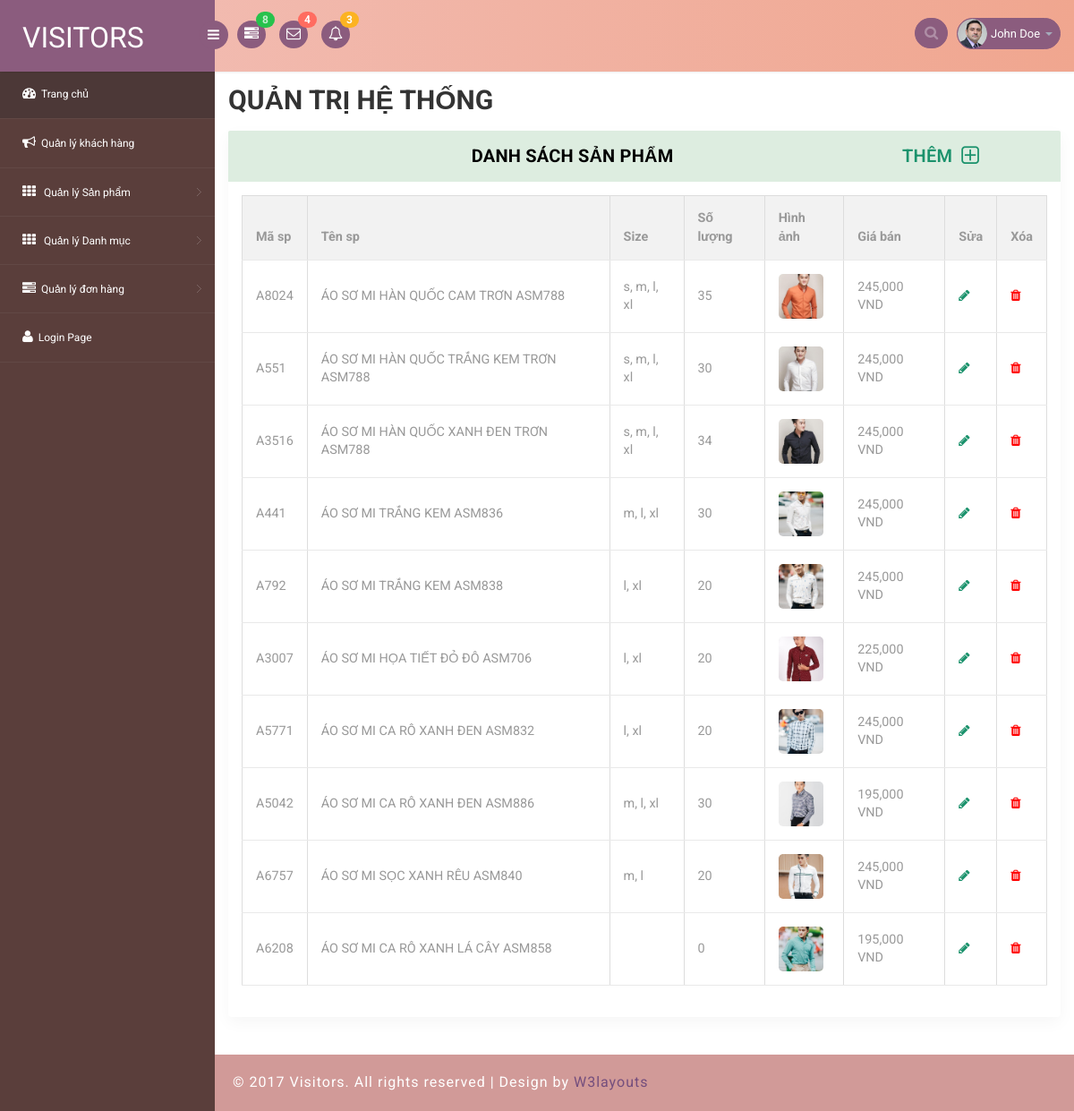
/admin1/basic_table.php, run on an earlier commit of the app's database.
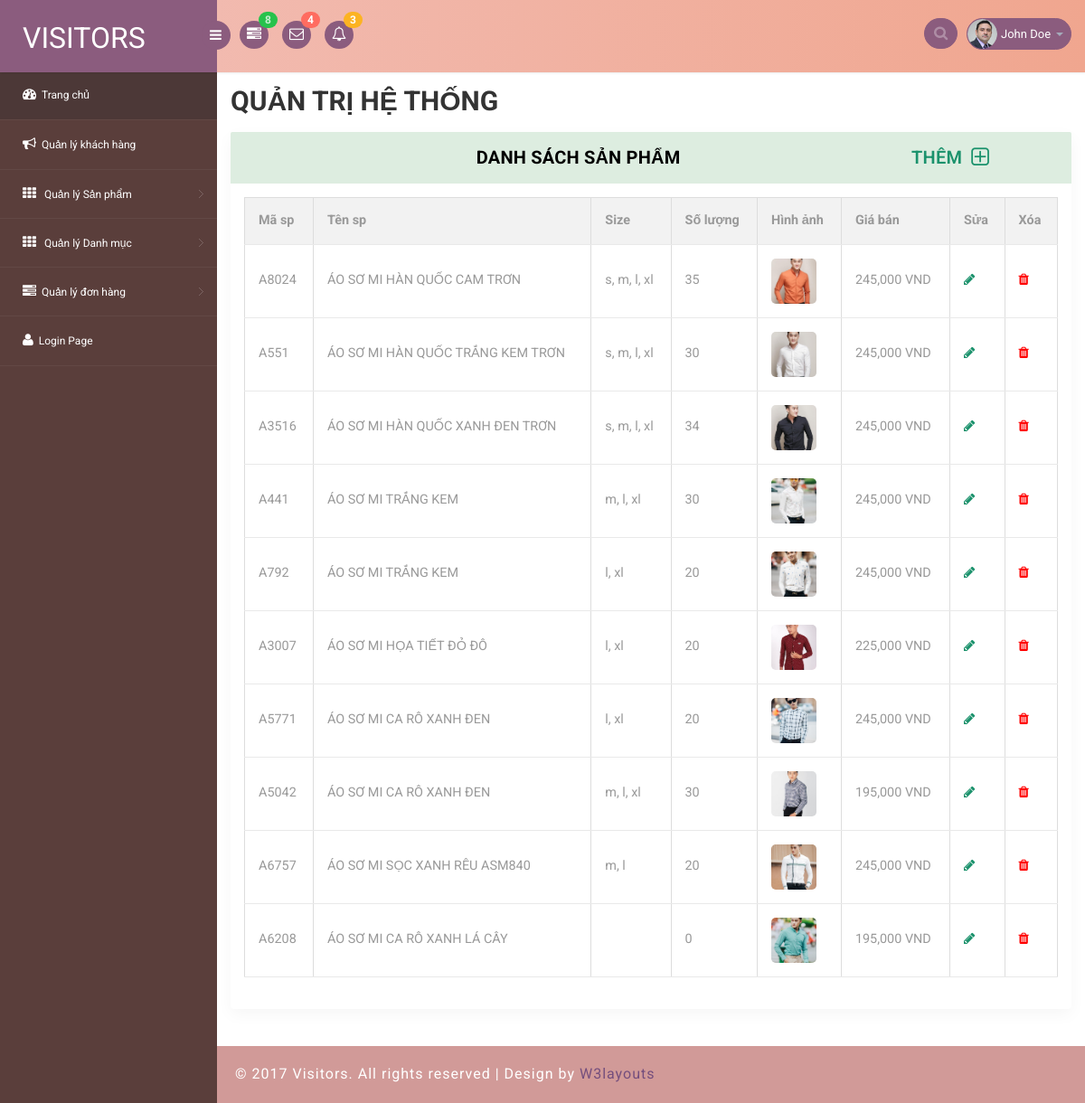
And on a later commit of the database.
### tables this page shows
CREATE TABLE `tb_product` (
  `id_product` int(11) NOT NULL,
  `code_product` char(10) NOT NULL,
  `name_product` varchar(255) NOT NULL,
  `id_category` int(11) NOT NULL,
  `id_label` int(11) NOT NULL,
  `image` text NOT NULL,
  `image_thump` text NOT NULL,
  `price_product` int(11) NOT NULL,
  `saleprice_product` int(11) NOT NULL,
  `describe_product` text NOT NULL,
  `size_product` char(255) NOT NULL,
  `view_product` int(11) NOT NULL,
  `date_product` date NOT NULL,
  `status_product` char(2) NOT NULL
);

### admin1/basic_table.php (the view, shortened to what the changed rows need)
<!DOCTYPE html>
<html>
<head>
<link rel="stylesheet" href="css/bootstrap.min.css" >
<link href="css/style.css" rel='stylesheet' type='text/css' />
<link href="css/style-responsive.css" rel="stylesheet"/>
<link rel="stylesheet" href="css/font.css" type="text/css"/>
<link href="css/font-awesome.css" rel="stylesheet">
<link rel="stylesheet" href="css/morris.css" type="text/css"/>
<link rel="stylesheet" href="css/monthly.css">
</head>
<body>
<section id="container">
<section id="main-content">
  <section class="wrapper">
    <div class="row">
      <div class="col-md-12">
        <h2 style="margin:0 0 18px; font-weight:700;">QUẢN TRỊ HỆ THỐNG</h2>
      </div>
    </div>
    <div class="row">
      <div class="col-md-12">
        <div class="panel panel-default" style="box-shadow:0 6px 18px rgba(0,0,0,0.04);">
          <div class="panel-body">
            <div class="table-responsive">
               <table class="table table-bordered table-hover" >
        <thead style="background: #f2f2f2;">
            <tr>
                <th>Mã sp</th>
                <th>Tên sp</th>
                <th>Size</th>
                <th>Số lượng</th>
                <th>Hình ảnh</th>
                <th>Giá bán</th>
                <th>Sửa</th>
                <th>Xóa</th>
            </tr>
        </thead>
        <tbody>
        <?php
        include('inc/myconnect.php');
        $limit = 10;
        $page = isset($_GET['p']) ? $_GET['p'] : 1;
        $start = ($page - 1) * $limit;
        if(isset($_GET['btn-search']) && !empty($_GET['text_search'])){
            $text_search = mysqli_real_escape_string($dbc, $_GET['text_search']);
            $sql = "SELECT * FROM tb_product WHERE name_product LIKE '%$text_search%' LIMIT $start, $limit";
        } else {
            $sql = "SELECT * FROM tb_product LIMIT $start, $limit";
        }
        $result = mysqli_query($dbc, $sql);
        while($product = mysqli_fetch_assoc($result)){
            $sizes = unserialize($product['size_product']);
            $total_size = array_sum($sizes);
            ?>
            <tr>
                <td><?php echo $product['code_product']; ?></td>
                <td><?php echo $product['name_product']; ?></td>
                <td><?php echo implode(", ", array_keys($sizes)); ?></td>
                <td><?php echo $total_size; ?></td>
                <td>
                    <?php
                    $img_arr = explode(" ", $product['image']);
                    if(!empty($img_arr[0])){
                        echo '<img src="'.$img_arr[0].'" style="width:50px; height:50px; object-fit:cover; border-radius:5px;">';
                    } else {
                        echo 'Chưa có hình';
                    }
                    ?>
                </td>
                <td><?php echo number_format($product['saleprice_product']); ?> VND</td>
                <td><a href="edit_product.php?id=<?php echo $product['id_product']; ?>"><i class="fa fa-pencil" style="color:#1b926c;"></i></a></td>
                <td><a href="delete_product.php?id=<?php echo $product['id_product']; ?>" onclick="return confirm('Bạn chắc chắn muốn xóa?');"><i class="fa fa-trash" style="color:red;"></i></a></td>
            </tr>
        <?php } ?>
        </tbody>
    </table>
            </div>
          </div>
        </div>
      </div>
    </div>
  </section>
</section>
</body>
</html>

What changed in the data, as far as the page shows it:
changed tb_product: name_product "ÁO SƠ MI HÀN QUỐC CAM TRƠN ASM788" → "ÁO SƠ MI HÀN QUỐC CAM TRƠN"
changed tb_product: name_product "ÁO SƠ MI HÀN QUỐC TRẮNG KEM TRƠN ASM788" → "ÁO SƠ MI HÀN QUỐC TRẮNG KEM TRƠN"
changed tb_product: name_product "ÁO SƠ MI HÀN QUỐC XANH ĐEN TRƠN ASM788" → "ÁO SƠ MI HÀN QUỐC XANH ĐEN TRƠN"
changed tb_product (number 4 of 10 on the later page): name_product "ÁO SƠ MI TRẮNG KEM ASM836" → "ÁO SƠ MI TRẮNG KEM"
changed tb_product (number 5 of 10 on the later page): name_product "ÁO SƠ MI TRẮNG KEM ASM838" → "ÁO SƠ MI TRẮNG KEM"
changed tb_product: name_product "ÁO SƠ MI HỌA TIẾT ĐỎ ĐÔ ASM706" → "ÁO SƠ MI HỌA TIẾT ĐỎ ĐÔ"
changed tb_product (number 7 of 10 on the later page): name_product "ÁO SƠ MI CA RÔ XANH ĐEN ASM832" → "ÁO SƠ MI CA RÔ XANH ĐEN"
changed tb_product (number 8 of 10 on the later page): name_product "ÁO SƠ MI CA RÔ XANH ĐEN ASM886" → "ÁO SƠ MI CA RÔ XANH ĐEN"
changed tb_product: name_product "ÁO SƠ MI CA RÔ XANH LÁ CÂY ASM858" → "ÁO SƠ MI CA RÔ XANH LÁ CÂY"
